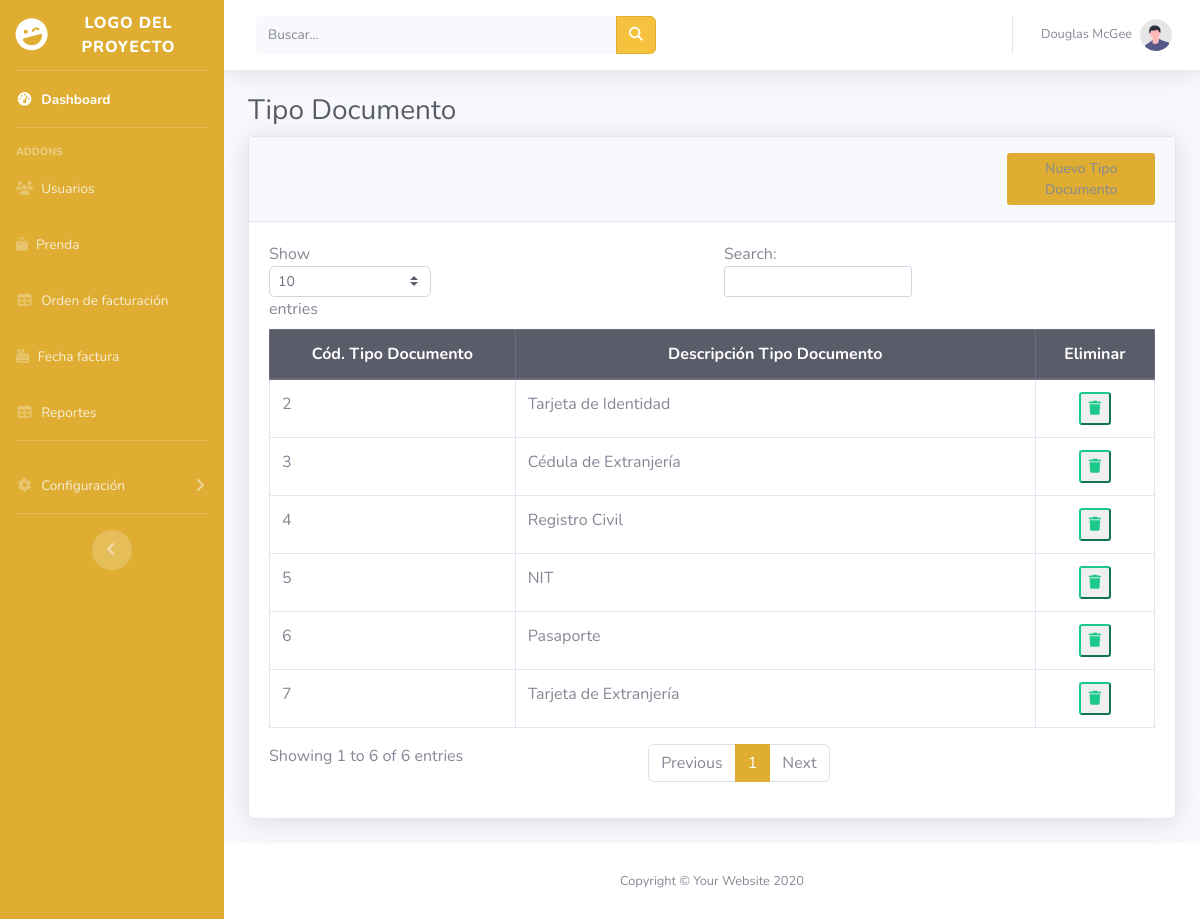
Page /vista/app/Admon/TipoDoc.php on the committed database.
### tables this page shows
CREATE TABLE `tipo_doc` (
  `Id_tipodoc` int(11) NOT NULL,
  `Descrip_tipodoc` varchar(50) NOT NULL
);

### vista/app/Admon/TipoDoc.php (the view, shortened to what this page needs)
<?php
include('Menu.php');
?>
                <div class="container-fluid">
                    <h1 class="h3 mb-2 text-gray-800">Tipo Documento</h1>
                    <div class="card shadow mb-4">
                        <div class="col-md-12 align-self-end card-header py-3 justify-content-end">
                            <button class="btn btn-sm bg-gradient-primary offset-md-10 col-md-2 " data-toggle="modal" data-target="#exampleModal">Nuevo Tipo Documento</button>
                        </div>
                        <div class="card-body">
                            <div class="table-responsive">
                                <table class="table table-bordered" id="dataTable" width="100%" cellspacing="0">
                                <thead class="thead-dark">
                              <th style="width: 10rem" ><center>Cód. Tipo Documento</center></th>
                              <th style="width: 20rem" ><center>Descripción Tipo Documento</center></th>
                              <th style="width: 5rem" ><center>Eliminar</center> </th>
                          </thead>
                                    <?php
                          include( '../../../controlador/conex.php');
                          $cons = $conexion -> query("SELECT * FROM tipo_doc");
                          while ($row = $cons -> fetch_row()) {
                         ?>
                        <tr>
                          <td><?php echo ''.$row[0].''; ?></td>
                          <td><?php echo ''.$row[1].''; ?></td>
                           <td> <center><button type="submit" class="btn-outline-success btn-sm"  value="Eliminar" name="BorrarTipoDoc" onclick="location='../../../controlador/BorrarTipoDoc.php?id=<?php echo ''.$row[0].'' ?>'" ><i class="fa-solid fa-trash"></i><span class="oi oi-x"></span></button></center>
                        </td>
                        </tr>
                        <?php } ?>
                                </table>
                            </div>
                        </div>
                    </div>
                </div>
            </div>
            <footer class="sticky-footer bg-white">
                <div class="container my-auto">
                    <div class="copyright text-center my-auto">
                        <span>Copyright &copy; Your Website 2020</span>
                    </div>
                </div>
            </footer>
        </div>
    </div>
</body>
</html>

### vista/app/Admon/Menu.php (shortened to what this page needs)
<!DOCTYPE html>
<html lang="en">
<head>
    <link href="vendor/fontawesome-free/css/all.min.css" rel="stylesheet" type="text/css">
    <link href="css/sb-admin-2.min.css" rel="stylesheet">
</head>
<body id="page-top">
    <div id="wrapper">
        <ul class="navbar-nav bg-gradient-primary sidebar sidebar-dark accordion" id="accordionSidebar">
            <a class="sidebar-brand d-flex align-items-center justify-content-center" href="index.html">
                <div class="sidebar-brand-icon rotate-n-15">
                    <i class="fas fa-laugh-wink"></i>
                </div>
                <div class="sidebar-brand-text mx-3">LOGO DEL PROYECTO</sup></div>
            </a>
            <hr class="sidebar-divider my-0">
            <li class="nav-item active">
                <a class="nav-link" href="index.php">
                    <i class="fas fa-fw fa-tachometer-alt"></i>
                    <span>Dashboard</span></a>
            </li>
            <hr class="sidebar-divider">
            <div class="sidebar-heading">
                Addons
            </div>
            <li class="nav-item">
                <a class="nav-link" href="usuarios.php">
                <i class="fa-solid fa-users"></i>
                   <span>Usuarios</span></a>
            </li>
            <li class="nav-item">
                <a class="nav-link" href="prenda.php">
                <i class="fa-solid fa-bag-shopping"></i>
                    <span>Prenda</span></a>
            </li>
            <li class="nav-item">
                <a class="nav-link" href="detallefactura.php">
                    <i class="fas fa-fw fa-table"></i>
                    <span>Orden de facturación</span></a>
            </li>
             <li class="nav-item">
                <a class="nav-link" href="factura.php">
                <i class="fa-solid fa-cash-register"></i>
                    <span>Fecha factura</span></a>
            <li class="nav-item">
                <a class="nav-link" href="reportes.php">
                    <i class="fas fa-fw fa-table"></i>
                    <span>Reportes</span></a>
            </li>
 <hr class="sidebar-divider">
 <li class="nav-item">
     <a class="nav-link collapsed" href="#" data-toggle="collapse" data-target="#collapseTwo"
         aria-expanded="true" aria-controls="collapseTwo">
         <i class="fas fa-fw fa-cog"></i>
         <span> Configuración</span>
     </a>
 </li>
            <hr class="sidebar-divider d-none d-md-block">
            <div class="text-center d-none d-md-inline">
                <button class="rounded-circle border-0" id="sidebarToggle"></button>
            </div>
        </ul>
        <div id="content-wrapper" class="d-flex flex-column">
            <div id="content">
                <nav class="navbar navbar-expand navbar-light bg-white topbar mb-4 static-top shadow">
                    <form
                        class="d-none d-sm-inline-block form-inline mr-auto ml-md-3 my-2 my-md-0 mw-100 navbar-search">
                        <div class="input-group">
                            <input type="text" class="form-control bg-light border-0 small" placeholder="Buscar..."
                                aria-label="Search" aria-describedby="basic-addon2">
                            <div class="input-group-append">
                                <button class="btn btn-primary" type="button">
                                    <i class="fas fa-search fa-sm"></i>
                                </button>
                            </div>
                        </div>
                    </form>
                    <ul class="navbar-nav ml-auto">
                        <li class="nav-item dropdown no-arrow">
                            <a class="nav-link dropdown-toggle" href="#" id="userDropdown" role="button"
                                data-toggle="dropdown" aria-haspopup="true" aria-expanded="false">
                                <span class="mr-2 d-none d-lg-inline text-gray-600 small">Douglas McGee</span>
                                <img class="img-profile rounded-circle"
                                    src="img/undraw_profile.svg">
                            </a>
                        </li>
                    </ul>
                </nav>

### rows in the picture
tipo_doc: Id_tipodoc "2", Descrip_tipodoc "Tarjeta de Identidad"
tipo_doc: Id_tipodoc "3", Descrip_tipodoc "Cédula de Extranjería"
tipo_doc: Id_tipodoc "4", Descrip_tipodoc "Registro Civil"
tipo_doc: Id_tipodoc "5", Descrip_tipodoc "NIT"
tipo_doc: Id_tipodoc "6", Descrip_tipodoc "Pasaporte"
tipo_doc: Id_tipodoc "7", Descrip_tipodoc "Tarjeta de Extranjería"
